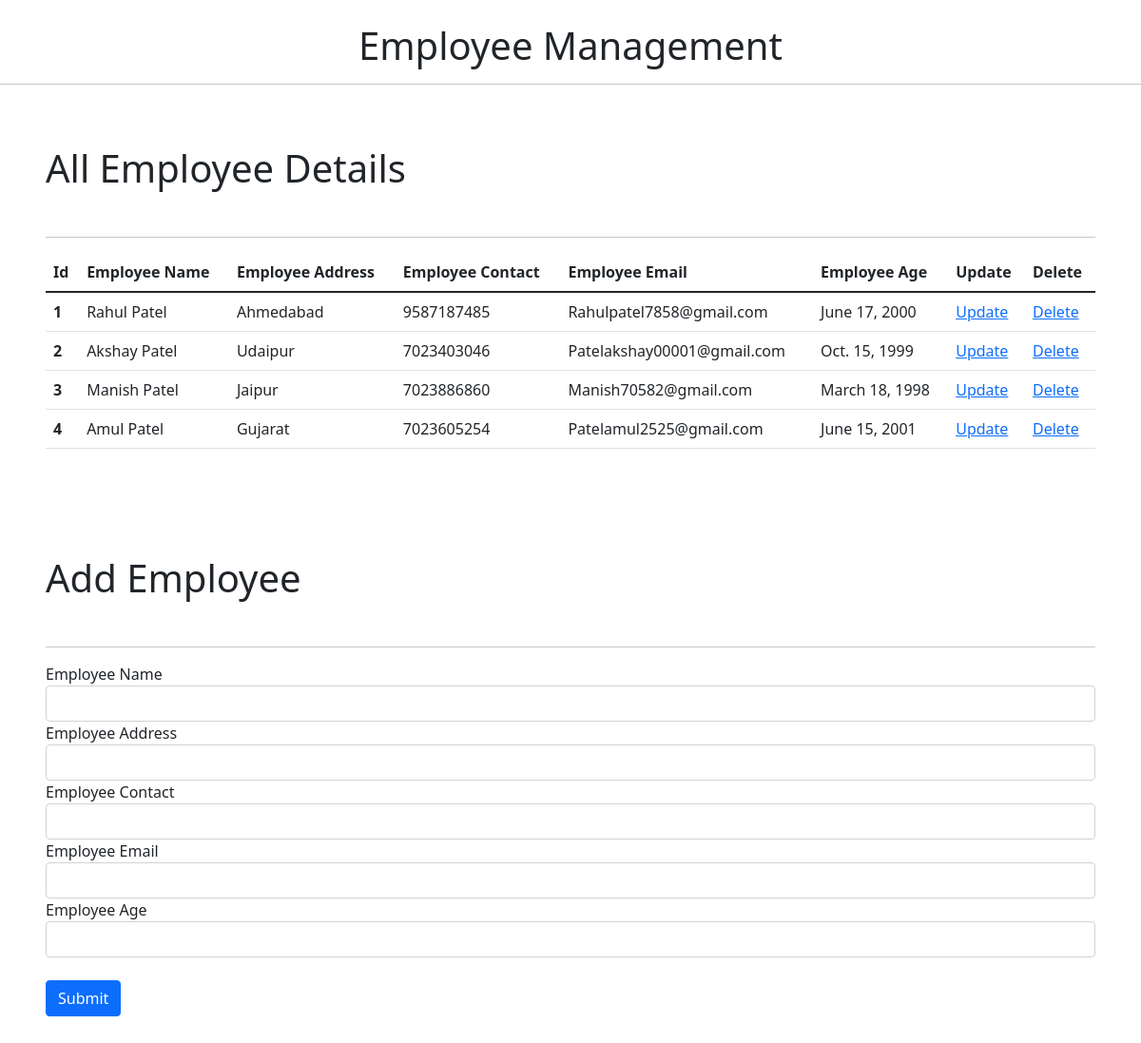
/home/, run on the app's committed database.
### myapp/models.py (models this page shows, shortened)
class Employee(models.Model):
    Employee_Name = models.CharField(max_length=50)
    Employee_Address = models.CharField(max_length=200)
    Employee_Contact_Number = models.CharField(max_length=15)
    Employee_Email = models.EmailField()
    Employee_Age = models.DateField()

### myapp/views.py (the view)
# urls.py: 2. Add a URL to urlpatterns:  path('', views.home, name='home')
def home(request):
    obj = Employee.objects.all()
    form = Employeeupdate()
    if request.method == "POST":
        form = Employeeupdate(request.POST)
        if form.is_valid():
            form.save()
            return redirect("/home")
    return render(request, "index.html",{"obj":obj,"form":form})

### myapp/form.py
class Employeeupdate(forms.ModelForm):
    class Meta:
        model = Employee
        fields = '__all__'

### myapp/templates/index.html (shortened to what this page needs)
<!doctype html>
<html lang="en">
  <head>
    <link href="https://cdn.jsdelivr.net/npm/bootstrap@5.1.3/dist/css/bootstrap.min.css" rel="stylesheet">
    <title>Home</title><br>
    <h1 class="text-center">Employee Management</h1><hr>
  </head>
  <body>
  <div class="row ">
    <div class="col m-5">
      <h1>All Employee Details</h1><br><hr>
      <table class="table table-hover">
  <thead>
    <tr>
      <th scope="col">Id</th>
      <th scope="col">Employee Name</th>
      <th scope="col">Employee Address</th>
      <th scope="col">Employee Contact</th>
      <th scope="col">Employee Email</th>
      <th scope="col">Employee Age</th>
      <th scope="col">Update</th>
      <th scope="col">Delete</th>
    </tr>
  </thead>
  <tbody>
  {% for i in obj %}
    <tr>
      <th scope="row">{{i.id}}</th>
      <td>{{i.Employee_Name}}</td>
      <td>{{i.Employee_Address}}</td>
      <td>{{i.Employee_Contact_Number}}</td>
      <td>{{i.Employee_Email}}</td>
      <td>{{i.Employee_Age}}</td>
      <td><a href="{% url 'update' i.id %}">Update</a></td>
      <td><a href="{% url 'delete' i.id %}">Delete</a></td>
    </tr>
  {% endfor %}
  </tbody>
</table>
    </div>
    <div class="col m-5">
<form method="POST">
  <h1>Add Employee</h1><br><hr>
  <div class="form-group">
    <label for="exampleInputName">Employee Name</label>
    <input type="text" class="form-control" id="exampleInputName" aria-describedby="emailHelp" name="Employee_Name" placeholder="">
  </div>
  <div class="form-group">
    <label for="exampleInputAddress">Employee Address</label>
    <input type="text" class="form-control" id="exampleInputAddress" name="Employee_Address" placeholder="">
  </div>
  <div class="form-group">
    <label for="exampleInputContact">Employee Contact</label>
    <input type="text" class="form-control" id="exampleInputContact" name="Employee_Contact_Number" placeholder="">
  </div>
  <div class="form-group">
    <label for="exampleInputEmail">Employee Email</label>
    <input type="text" class="form-control" id="exampleInputEmail" name="Employee_Email" placeholder="">
  </div>
  <div class="form-group">
    <label for="exampleInputAge">Employee Age</label>
    <input type="text" class="form-control" id="exampleInputAge" name="Employee_Age" placeholder="">
  </div>
  <br>
  <button type="submit" class="btn btn-primary">Submit</button>
</form>
    </div>
  </div>
</body>
</html>

### data on the page
Employee: id "1", Employee_Name "Rahul Patel", Employee_Address "Ahmedabad", Employee_Contact_Number "9587187485", Employee_Email "Rahulpatel7858@gmail.com", Employee_Age "June 17, 2000"
Employee: id "2", Employee_Name "Akshay Patel", Employee_Address "Udaipur", Employee_Contact_Number "7023403046", Employee_Email "Patelakshay00001@gmail.com", Employee_Age "Oct. 15, 1999"
Employee: id "3", Employee_Name "Manish Patel", Employee_Address "Jaipur", Employee_Contact_Number "7023886860", Employee_Email "Manish70582@gmail.com", Employee_Age "March 18, 1998"
Employee: id "4", Employee_Name "Amul Patel", Employee_Address "Gujarat", Employee_Contact_Number "7023605254", Employee_Email "Patelamul2525@gmail.com", Employee_Age "June 15, 2001"
